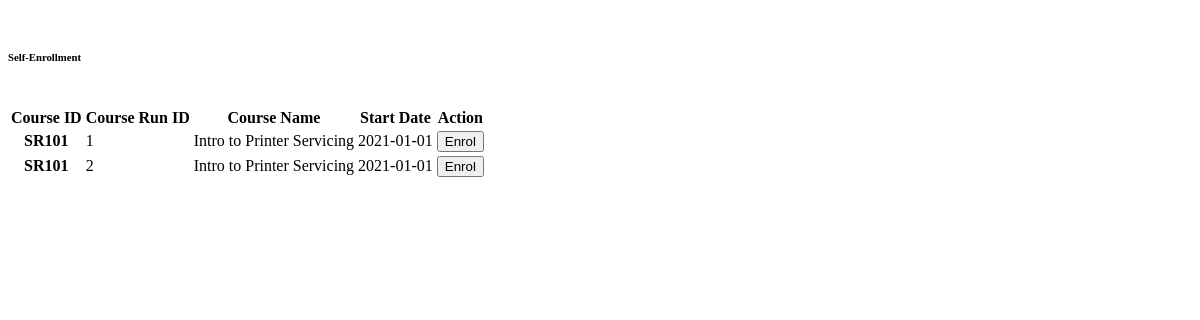
Page /View/Learner/SelfAssign.php on the committed database.
### tables this page shows
CREATE TABLE Course_Run(
     
    Course_Code CHAR(5) NOT NULL, 
    Course_Run_ID INT NOT NULL, 

    Capacity INT,  
    Start_Date DATE, 
    End_Date DATE,
     

    CONSTRAINT Course_Run_PK PRIMARY KEY (Course_Code, Course_Run_ID), 
    CONSTRAINT Course_Run_FK FOREIGN KEY (Course_Code) REFERENCES Course(Course_Code)
);

### Class/CourseRunDAO.php (called while the page is built, shortened)
<?php
class CourseRunDAO{
    function getCourseRun($courseCode){
        $conn = new ConnectionManager();
        $pdo = $conn->getConnection();
        $sql = "SELECT * FROM Course_Run WHERE Course_Code = :course_code;";
        $stmt = $pdo->prepare($sql);
        $stmt->bindParam(":course_code", $courseCode, PDO::PARAM_STR);
        $stmt->setFetchMode(PDO::FETCH_ASSOC);
        $status = $stmt->execute();
        $result = [];
        while($row = $stmt->fetch()){
            $result[] = new CourseRun($row["Course_Code"], $row["Course_Run_ID"], $row["Capacity"], $row["Start_Date"], $row["End_Date"]);
        }
        return $result;
    }
}
?>

### Class/CourseDAO.php (called while the page is built, shortened)
<?php
class CourseDAO{
    function getCourseByID($courseCode){
        $conn = new ConnectionManager();
        $pdo = $conn->getConnection();
        $sql = "SELECT * FROM Course WHERE course_code = :course_code;";
        $stmt = $pdo->prepare($sql);
        $stmt->setFetchMode(PDO::FETCH_ASSOC);
        $stmt->bindParam(":course_code", $courseCode, PDO::PARAM_STR);
        $status = $stmt->execute();
        if($row = $stmt->fetch()){
            $result = new Course($row['Course_Code'], $row['Course_Name'], $row['Bagde_Name']);
        }
        return $result;
    }
}
?>

### Class/Course.php (called while the page is built, shortened)
<?php
class Course{
    private $courseName;
    public function getCourseName()
    {
        return $this->courseName;
    }
    function setPrerequisiteList($coursprerequisiteList){
        if(is_array($coursprerequisiteList) == FALSE){
            throw new Exception ("Course Prerequisite List must be an array");
        }
        else{
            return TRUE;
        }
    }
    function setCourseName($courseName){
        if(is_string($courseName) == FALSE){
            throw new Exception ("Course Name must be a string");
        }
        else{
            $this->courseName = $courseName;
            return TRUE;
        }
    }
    function setCourseRunList($courseRunList){
        if(is_array($courseRunList) == FALSE){
            throw new Exception ("Course Run List must be an array");
        }
        else{
            return TRUE;
        }
    }
    function setBadgeName($badgeName){
        if(is_string($badgeName) == FALSE){
            throw new Exception ("Course code must be a string");
        }
        else{
            return TRUE;
        }
    }
    function setCourseStatus($courseStatus){
        if(is_bool($courseStatus) == FALSE){
            throw new Exception ("Course status must be boolean");
        }
        else{
            return TRUE;
        }
    }
}
?>

### Class/CourseRun.php (called while the page is built, shortened)
<?php
class CourseRun{
    private $courseCode;
    private $courseRunID;
    private $startDate;
    function __construct($courseCode, $courseRunID, $capacity, $startDate, $endDate, $trainer=""){
        $this->courseCode = $courseCode;
        $this->courseRunID = $courseRunID;
        $this->startDate = $startDate;
    }
    function getCourseRunID(){
        return $this->courseRunID;
    }
    function getStartDate(){
        return $this->startDate;
    }
    function getCourseCode(){
        return $this->courseCode;
    }
}
?>

### View/Learner/SelfAssign.php (the view, shortened to what this page needs)
<!DOCTYPE html>
<html lang="en">
<head>
</head>
<body>
    <br>
     <div class="container" id="app">
        <div class="row mapD">
            <h6 class="border-bottom border-gray pb-2 mb-0">Self-Enrollment</h6>
        </div>
        <br>
        <div id="datatable">
            <table class="table table-striped table-bordered">
                <thead class="thead-dark">
                    <tr>
                      <th scope="col">Course ID</th>
                      <th scope="col">Course Run ID</th>
                      <th scope="col">Course Name</th>
                      <th scope="col">Start Date</th>
                      <th scope="col">Action</th>
                    </tr>
                </thead>
                <tbody>
                  <?php
                    $learnerDAO = new LearnerDAO();
                    $noAttendedCourse = $learnerDAO->getAllNotAttendCourseByUserId($_SESSION["userID"]);
                    $courseDAO = new CourseDAO();
                    $self_assign_course = [];
                    foreach($noAttendedCourse as $course){
                        $prerequisite = $courseDAO->getPrerequisite($course);
                        if(sizeof($prerequisite) == 0){
                            $self_assign_course[] = $course;
                        }
                    }
                    $result = [];
                    $courseRunDao = new CourseRunDAO();
                    foreach($self_assign_course as $course){
                        $name = $courseDAO->getCourseByID($course)->getCourseName();
                        foreach($courseRunDao->getCourseRun($course) as $courseRun){
                            $result[] = [
                                "CourseName"=>$name,
                                "CourseRunID"=>$courseRun->getCourseRunID(),
                                "CourseID"=>$courseRun->getCourseCode(),
                                "StartTime"=>$courseRun->getStartDate()
                            ];
                        }
                    }
                    foreach($result as $info){
                      echo"
                      <tr>
                      <th scope='row'>{$info['CourseID']}</th>
                      <td>{$info['CourseRunID']}</td>
                      <td>{$info['CourseName']}</td>
                      <td>{$info['StartTime']}</td>
                      <td><a href='./postData/selfAssignProcess.php?courseID={$info['CourseID']}&courseRunID={$info['CourseRunID']}'><button class='btn btn-outline-primary'>Enrol</button></a></td>
                    </tr>
                      ";
                    }
                  ?>
                  </tbody>
            </table>
        </div>
    </div>
</body>
</html>

### rows in the picture
course_run: Course_Code "SR101", Course_Run_ID "2", CourseName "Intro to Printer Servicing", Start_Date "2021-01-01"

### other values in the picture
$info['CourseID'] "SR101"
$info['CourseRunID'] "1"
$info['CourseName'] "Intro to Printer Servicing"
$info['StartTime'] "2021-01-01"
